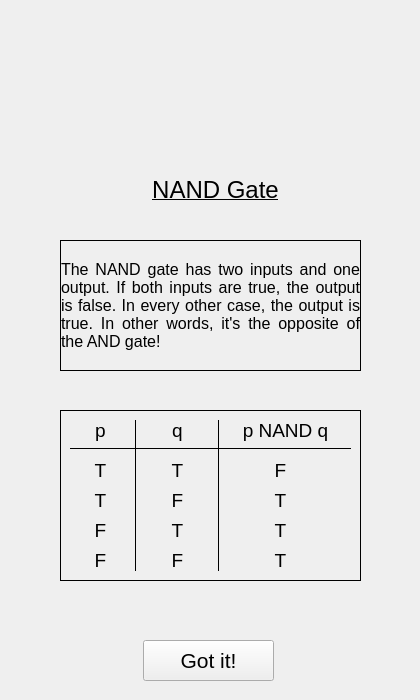
<?xml version="1.0" encoding="UTF-8"?>
<ui version="4.0">
 <class>GateInfo_NAND</class>
 <widget class="QFrame" name="GateInfo_NAND">
  <property name="geometry">
   <rect>
    <x>0</x>
    <y>0</y>
    <width>420</width>
    <height>700</height>
   </rect>
  </property>
  <property name="windowTitle">
   <string>Frame</string>
  </property>
  <widget class="QLabel" name="label_gateIcon">
   <property name="geometry">
    <rect>
     <x>140</x>
     <y>20</y>
     <width>151</width>
     <height>151</height>
    </rect>
   </property>
   <property name="text">
    <string/>
   </property>
   <property name="pixmap">
    <pixmap resource="Resources.qrc">:/Resources/NANDGate.png</pixmap>
   </property>
   <property name="scaledContents">
    <bool>true</bool>
   </property>
   <property name="alignment">
    <set>Qt::AlignCenter</set>
   </property>
  </widget>
  <widget class="QLabel" name="label_gateDescription">
   <property name="geometry">
    <rect>
     <x>60</x>
     <y>240</y>
     <width>301</width>
     <height>131</height>
    </rect>
   </property>
   <property name="frameShape">
    <enum>QFrame::Box</enum>
   </property>
   <property name="text">
    <string>&lt;html&gt;&lt;head/&gt;&lt;body&gt;&lt;p align=&quot;justify&quot;&gt;&lt;span style=&quot; font-size:12pt;&quot;&gt;The NAND gate has two inputs and one output. If both inputs are true, the output is false. In every other case, the output is true. In other words, it's the opposite of the AND gate!&lt;/span&gt;&lt;/p&gt;&lt;/body&gt;&lt;/html&gt;</string>
   </property>
   <property name="alignment">
    <set>Qt::AlignCenter</set>
   </property>
   <property name="wordWrap">
    <bool>true</bool>
   </property>
   <property name="margin">
    <number>10</number>
   </property>
  </widget>
  <widget class="QFrame" name="frame">
   <property name="geometry">
    <rect>
     <x>60</x>
     <y>410</y>
     <width>301</width>
     <height>171</height>
    </rect>
   </property>
   <property name="frameShape">
    <enum>QFrame::Box</enum>
   </property>
   <property name="frameShadow">
    <enum>QFrame::Plain</enum>
   </property>
   <widget class="QLabel" name="label_15">
    <property name="geometry">
     <rect>
      <x>210</x>
      <y>140</y>
      <width>21</width>
      <height>21</height>
     </rect>
    </property>
    <property name="font">
     <font>
      <pointsize>14</pointsize>
     </font>
    </property>
    <property name="text">
     <string>T</string>
    </property>
    <property name="alignment">
     <set>Qt::AlignCenter</set>
    </property>
   </widget>
   <widget class="QLabel" name="label_13">
    <property name="geometry">
     <rect>
      <x>210</x>
      <y>80</y>
      <width>21</width>
      <height>21</height>
     </rect>
    </property>
    <property name="font">
     <font>
      <pointsize>14</pointsize>
     </font>
    </property>
    <property name="text">
     <string>T</string>
    </property>
    <property name="alignment">
     <set>Qt::AlignCenter</set>
    </property>
   </widget>
   <widget class="QLabel" name="label">
    <property name="geometry">
     <rect>
      <x>30</x>
      <y>10</y>
      <width>21</width>
      <height>21</height>
     </rect>
    </property>
    <property name="font">
     <font>
      <pointsize>14</pointsize>
     </font>
    </property>
    <property name="text">
     <string>p</string>
    </property>
    <property name="alignment">
     <set>Qt::AlignCenter</set>
    </property>
   </widget>
   <widget class="QLabel" name="label_10">
    <property name="geometry">
     <rect>
      <x>30</x>
      <y>110</y>
      <width>21</width>
      <height>21</height>
     </rect>
    </property>
    <property name="font">
     <font>
      <pointsize>14</pointsize>
     </font>
    </property>
    <property name="text">
     <string>F</string>
    </property>
    <property name="alignment">
     <set>Qt::AlignCenter</set>
    </property>
   </widget>
   <widget class="QLabel" name="label_7">
    <property name="geometry">
     <rect>
      <x>107</x>
      <y>110</y>
      <width>21</width>
      <height>21</height>
     </rect>
    </property>
    <property name="font">
     <font>
      <pointsize>14</pointsize>
     </font>
    </property>
    <property name="text">
     <string>T</string>
    </property>
    <property name="alignment">
     <set>Qt::AlignCenter</set>
    </property>
   </widget>
   <widget class="Line" name="line">
    <property name="geometry">
     <rect>
      <x>10</x>
      <y>30</y>
      <width>281</width>
      <height>16</height>
     </rect>
    </property>
    <property name="frameShadow">
     <enum>QFrame::Plain</enum>
    </property>
    <property name="orientation">
     <enum>Qt::Horizontal</enum>
    </property>
   </widget>
   <widget class="QLabel" name="label_2">
    <property name="geometry">
     <rect>
      <x>107</x>
      <y>10</y>
      <width>21</width>
      <height>21</height>
     </rect>
    </property>
    <property name="font">
     <font>
      <pointsize>14</pointsize>
     </font>
    </property>
    <property name="text">
     <string>q</string>
    </property>
    <property name="alignment">
     <set>Qt::AlignCenter</set>
    </property>
   </widget>
   <widget class="Line" name="line_2">
    <property name="geometry">
     <rect>
      <x>67</x>
      <y>10</y>
      <width>16</width>
      <height>151</height>
     </rect>
    </property>
    <property name="frameShadow">
     <enum>QFrame::Plain</enum>
    </property>
    <property name="orientation">
     <enum>Qt::Vertical</enum>
    </property>
   </widget>
   <widget class="QLabel" name="label_5">
    <property name="geometry">
     <rect>
      <x>107</x>
      <y>50</y>
      <width>21</width>
      <height>21</height>
     </rect>
    </property>
    <property name="font">
     <font>
      <pointsize>14</pointsize>
     </font>
    </property>
    <property name="text">
     <string>T</string>
    </property>
    <property name="alignment">
     <set>Qt::AlignCenter</set>
    </property>
   </widget>
   <widget class="QLabel" name="label_3">
    <property name="geometry">
     <rect>
      <x>170</x>
      <y>10</y>
      <width>111</width>
      <height>21</height>
     </rect>
    </property>
    <property name="font">
     <font>
      <pointsize>14</pointsize>
     </font>
    </property>
    <property name="text">
     <string>p NAND q</string>
    </property>
    <property name="alignment">
     <set>Qt::AlignCenter</set>
    </property>
   </widget>
   <widget class="QLabel" name="label_8">
    <property name="geometry">
     <rect>
      <x>107</x>
      <y>140</y>
      <width>21</width>
      <height>21</height>
     </rect>
    </property>
    <property name="font">
     <font>
      <pointsize>14</pointsize>
     </font>
    </property>
    <property name="text">
     <string>F</string>
    </property>
    <property name="alignment">
     <set>Qt::AlignCenter</set>
    </property>
   </widget>
   <widget class="QLabel" name="label_14">
    <property name="geometry">
     <rect>
      <x>210</x>
      <y>110</y>
      <width>21</width>
      <height>21</height>
     </rect>
    </property>
    <property name="font">
     <font>
      <pointsize>14</pointsize>
     </font>
    </property>
    <property name="text">
     <string>T</string>
    </property>
    <property name="alignment">
     <set>Qt::AlignCenter</set>
    </property>
   </widget>
   <widget class="Line" name="line_3">
    <property name="geometry">
     <rect>
      <x>150</x>
      <y>10</y>
      <width>16</width>
      <height>151</height>
     </rect>
    </property>
    <property name="frameShadow">
     <enum>QFrame::Plain</enum>
    </property>
    <property name="orientation">
     <enum>Qt::Vertical</enum>
    </property>
   </widget>
   <widget class="QLabel" name="label_11">
    <property name="geometry">
     <rect>
      <x>30</x>
      <y>140</y>
      <width>21</width>
      <height>21</height>
     </rect>
    </property>
    <property name="font">
     <font>
      <pointsize>14</pointsize>
     </font>
    </property>
    <property name="text">
     <string>F</string>
    </property>
    <property name="alignment">
     <set>Qt::AlignCenter</set>
    </property>
   </widget>
   <widget class="QLabel" name="label_4">
    <property name="geometry">
     <rect>
      <x>30</x>
      <y>50</y>
      <width>21</width>
      <height>21</height>
     </rect>
    </property>
    <property name="font">
     <font>
      <pointsize>14</pointsize>
     </font>
    </property>
    <property name="text">
     <string>T</string>
    </property>
    <property name="alignment">
     <set>Qt::AlignCenter</set>
    </property>
   </widget>
   <widget class="QLabel" name="label_6">
    <property name="geometry">
     <rect>
      <x>107</x>
      <y>80</y>
      <width>21</width>
      <height>21</height>
     </rect>
    </property>
    <property name="font">
     <font>
      <pointsize>14</pointsize>
     </font>
    </property>
    <property name="text">
     <string>F</string>
    </property>
    <property name="alignment">
     <set>Qt::AlignCenter</set>
    </property>
   </widget>
   <widget class="QLabel" name="label_12">
    <property name="geometry">
     <rect>
      <x>210</x>
      <y>50</y>
      <width>21</width>
      <height>21</height>
     </rect>
    </property>
    <property name="font">
     <font>
      <pointsize>14</pointsize>
     </font>
    </property>
    <property name="text">
     <string>F</string>
    </property>
    <property name="alignment">
     <set>Qt::AlignCenter</set>
    </property>
   </widget>
   <widget class="QLabel" name="label_9">
    <property name="geometry">
     <rect>
      <x>30</x>
      <y>80</y>
      <width>21</width>
      <height>21</height>
     </rect>
    </property>
    <property name="font">
     <font>
      <pointsize>14</pointsize>
     </font>
    </property>
    <property name="text">
     <string>T</string>
    </property>
    <property name="alignment">
     <set>Qt::AlignCenter</set>
    </property>
   </widget>
  </widget>
  <widget class="QLabel" name="label_gateName">
   <property name="geometry">
    <rect>
     <x>150</x>
     <y>170</y>
     <width>131</width>
     <height>41</height>
    </rect>
   </property>
   <property name="font">
    <font>
     <pointsize>18</pointsize>
    </font>
   </property>
   <property name="text">
    <string>&lt;html&gt;&lt;head/&gt;&lt;body&gt;&lt;p&gt;&lt;span style=&quot; text-decoration: underline;&quot;&gt;NAND Gate&lt;/span&gt;&lt;/p&gt;&lt;/body&gt;&lt;/html&gt;</string>
   </property>
   <property name="alignment">
    <set>Qt::AlignCenter</set>
   </property>
  </widget>
  <widget class="QPushButton" name="pushButton_accept">
   <property name="geometry">
    <rect>
     <x>143</x>
     <y>640</y>
     <width>131</width>
     <height>41</height>
    </rect>
   </property>
   <property name="font">
    <font>
     <pointsize>16</pointsize>
    </font>
   </property>
   <property name="text">
    <string>Got it!</string>
   </property>
  </widget>
 </widget>
 <resources>
  <include location="Resources.qrc"/>
 </resources>
 <connections/>
</ui>
